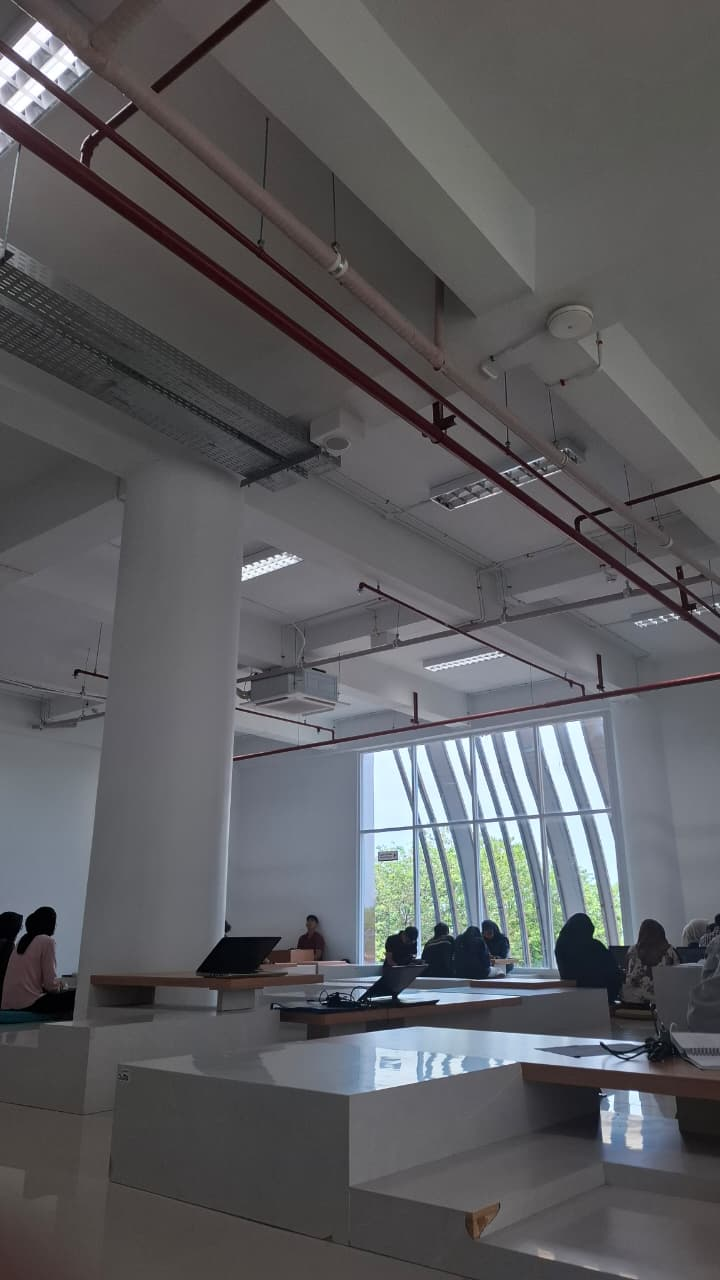
#> input picture lurus.jpeg, 720 x 1280 px
$ jupyter execute 'Pipeline Transformasi Geometrik untuk Aplikasi Registrasi Citra.ipynb'
#> lines starting #> are read from the running program, lines starting #| are printed output that depends on the picture
[cell 1]
import cv2
import numpy as np
import matplotlib.pyplot as plt
import time

[cell 2]
# ============================================================
# FUNGSI EVALUASI
# ============================================================

def mse(img1, img2):
    return np.mean((img1.astype("float") - img2.astype("float")) ** 2)

def psnr(img1, img2):
    mse_value = mse(img1, img2)
    if mse_value == 0:
        return 100
    return 20 * np.log10(255.0 / np.sqrt(mse_value))

def evaluate(original, transformed, name, comp_time):
    resized = cv2.resize(transformed, (original.shape[1], original.shape[0]))
    m = mse(original, resized)
    p = psnr(original, resized)

    print(f"{name}")
    print(f"MSE   : {m:.2f}")
    print(f"PSNR  : {p:.2f}")
    print(f"Waktu : {comp_time:.10f} detik")
    print("-"*50)

[cell 3]
# ============================================================
# LOAD CITRA
# ============================================================

img1 = cv2.imread("lurus.jpeg")
#> img1 is the input picture: shape (1280, 720, 3); mean B, G, R 94.7, 92, 91.7
img2 = cv2.imread("miring.jpeg")
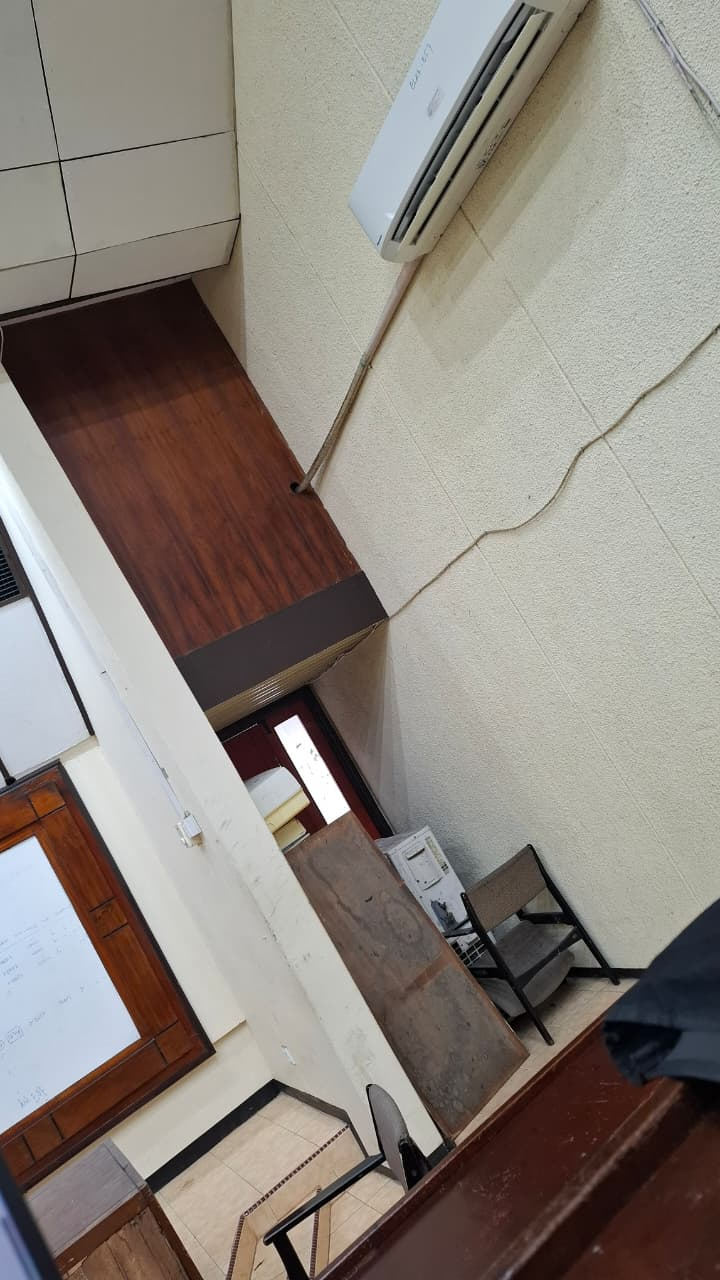
#> input picture miring.jpeg, 720 x 1280 px
#> img2 is the input picture: shape (1280, 720, 3); mean B, G, R 125, 132.2, 139.5

if img1 is None or img2 is None:
    print("Gambar tidak ditemukan!")
    exit()

img1 = cv2.cvtColor(img1, cv2.COLOR_BGR2RGB)
img2 = cv2.cvtColor(img2, cv2.COLOR_BGR2RGB)

h1, w1 = img1.shape[:2]
#> h1 = 1280; w1 = 720
h2, w2 = img2.shape[:2]
#> h2 = 1280; w2 = 720

[cell 4]
# ============================================================
# PARAMETER
# ============================================================

tx, ty = 80, 40
angle = 30
sx, sy = 0.7, 0.7

pts1 = np.float32([[50,50], [200,50], [50,300]])
pts2 = np.float32([[10,100], [200,50], [100,300]])

src_pts = np.float32([[100,50], [400,50], [80,600], [420,600]])
dst_pts = np.float32([[100,50], [400,50], [100,600], [400,600]])

[cell 5]
# ============================================================
# FUNGSI TRANSFORMASI
# ============================================================

def apply_transforms(img, w, h):

#> called with w = 720, h = 1280
    results = {}
    times = {}

    # Translasi
    start = time.time()
    T = np.array([[1, 0, tx],
                  [0, 1, ty]], dtype=np.float32)
    results["Translasi"] = cv2.warpAffine(img, T, (w, h))
    times["Translasi"] = time.time() - start

    # Rotasi
    start = time.time()
    theta = np.deg2rad(angle)
    cx, cy = w // 2, h // 2
#> cx = 360; cy = 640
    R = np.array([
        [np.cos(theta), -np.sin(theta), (1-np.cos(theta))*cx + np.sin(theta)*cy],
        [np.sin(theta),  np.cos(theta), (1-np.sin(theta))*cy - np.sin(theta)*cx]
    ], dtype=np.float32)
    results["Rotasi"] = cv2.warpAffine(img, R, (w, h))
    times["Rotasi"] = time.time() - start

    # Scaling
    start = time.time()
    S = np.array([[sx, 0, 0],
                  [0, sy, 0]], dtype=np.float32)
    results["Scaling"] = cv2.warpAffine(img, S, (int(w*sx), int(h*sy)))
    times["Scaling"] = time.time() - start

    # Affine
    start = time.time()
    M_affine = cv2.getAffineTransform(pts1, pts2)
    results["Affine"] = cv2.warpAffine(img, M_affine, (w, h))
    times["Affine"] = time.time() - start

    # Perspective (tanpa interpolasi khusus)
    start = time.time()
    M_persp = cv2.getPerspectiveTransform(src_pts, dst_pts)
    results["Perspective"] = cv2.warpPerspective(img, M_persp, (w, h))
    times["Perspective"] = time.time() - start

    return results, times

[cell 6]
# ============================================================
# TERAPKAN TRANSFORMASI
# ============================================================

results1, times1 = apply_transforms(img1, w1, h1)
#> results1 = 5 items; times1 = {'Translasi': 0.00618, 'Rotasi': 0.00629, 'Scaling': 0.00368, 'Affine': 0.00626, 'Perspective': 0.00942}
results2, times2 = apply_transforms(img2, w2, h2)
#> results2 = 5 items; times2 = {'Translasi': 0.00735, 'Rotasi': 0.00629, 'Scaling': 0.00352, 'Affine': 0.00586, 'Perspective': 0.0093}

[cell 7]
# ============================================================
# EVALUASI INTERNAL
# ============================================================

print("\n===== EVALUASI IMAGE 1 =====\n")
for name in results1:
    evaluate(img1, results1[name], name, times1[name])
#> this loop made 5 passes
#> (name, m in evaluate, p in evaluate) on passes 1 to 5: ('Translasi', 3016.8, 13.34), ('Rotasi', 4659.7, 11.45), ('Scaling', 62.61, 30.16), ('Affine', 4425.3, 11.67), ('Perspective', 2803, 13.65)
#> (printed output is left out)
#> pass 1, in evaluate, `resized = cv2.resize(transformed, (original.shape[1], original.shape[0..`:
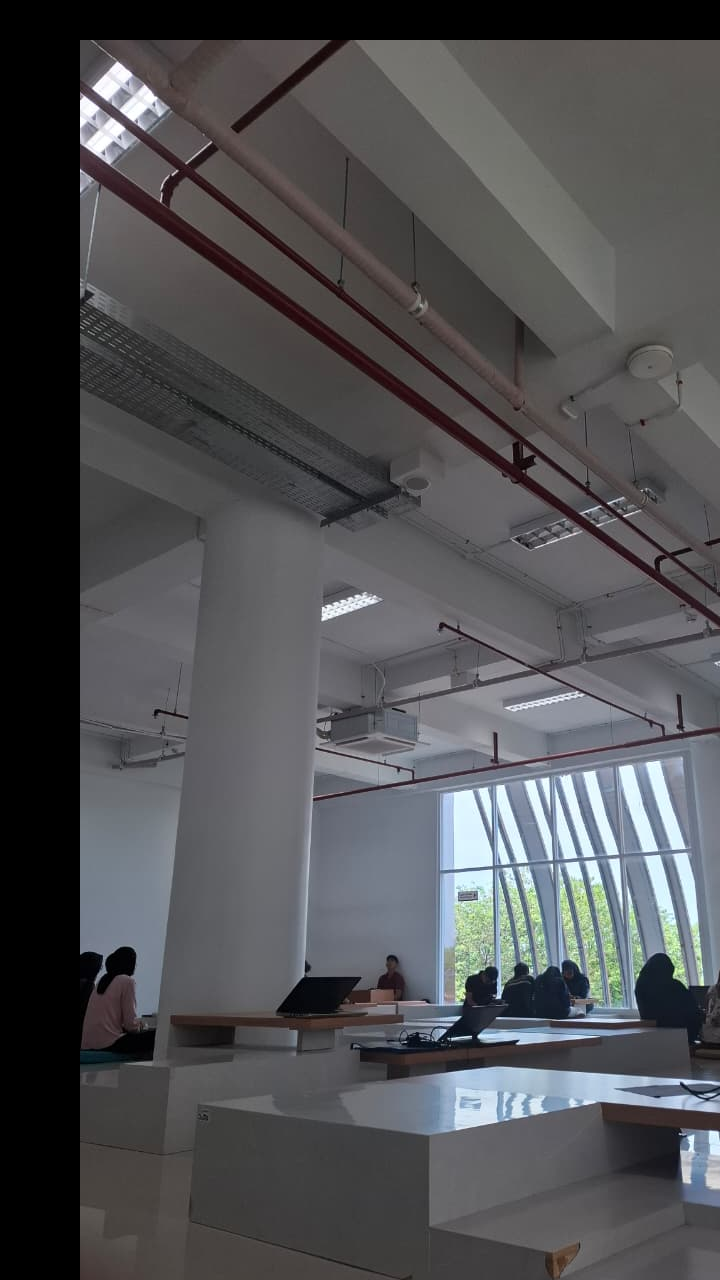
#> resized: shape (1280, 720, 3); mean R, G, B 80, 80.4, 82.8

print("\n===== EVALUASI IMAGE 2 =====\n")
for name in results2:
    evaluate(img2, results2[name], name, times2[name])
#> this loop made 5 passes
#> (name, m in evaluate, p in evaluate) on passes 1 to 5: ('Translasi', 7362.8, 9.46), ('Rotasi', 10655.3, 7.86), ('Scaling', 73.12, 29.49), ('Affine', 11533.3, 7.51), ('Perspective', 5723.7, 10.55)
#> (printed output is left out)
#> pass 1, in evaluate (call 6), `resized = cv2.resize(transformed, (original.shape[1], original.shape[0..`:
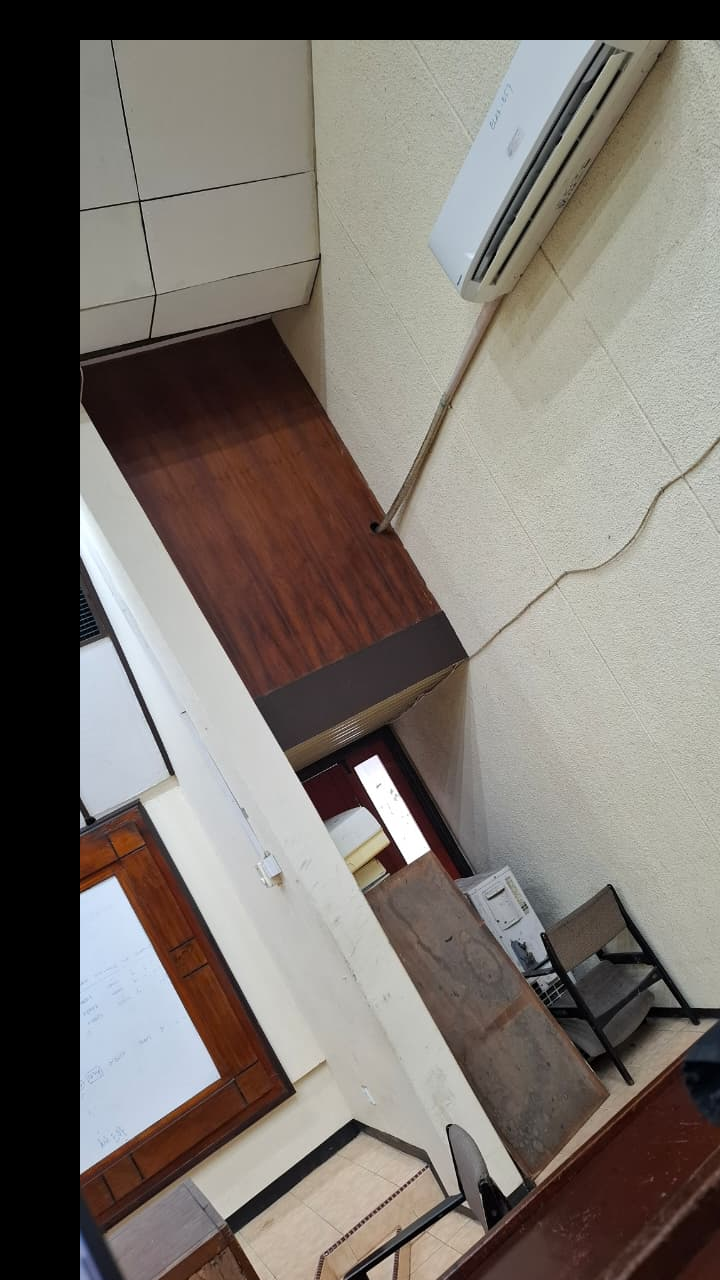
#> resized: shape (1280, 720, 3); mean R, G, B 121.1, 114.6, 108.4

[cell 8]
# ============================================================
# 🔥 INTERPOLASI HANYA PADA PERSPECTIVE
# ============================================================

methods = {
    "Nearest": cv2.INTER_NEAREST,
    "Bilinear": cv2.INTER_LINEAR,
    "Bicubic": cv2.INTER_CUBIC
}

print("\n===== INTERPOLASI PERSPECTIVE IMAGE 1 =====\n")
for name, method in methods.items():
    start = time.time()
    interp = cv2.warpPerspective(
        img1,
        cv2.getPerspectiveTransform(src_pts, dst_pts),
        (w1, h1),
        flags=method
    )
    evaluate(img1, interp, f"Perspective + {name}", time.time()-start)
#> this loop made 3 passes
#> (m in evaluate, p in evaluate) on passes 1 to 3: (2823.7, 13.62), (2803, 13.65), (2820.5, 13.63)
#| MSE   : 2823.69
#| PSNR  : 13.62
#| MSE   : 2803.05
#| PSNR  : 13.65
#| MSE   : 2820.50
#| PSNR  : 13.63


print("\n===== INTERPOLASI PERSPECTIVE IMAGE 2 =====\n")
for name, method in methods.items():
    start = time.time()
    interp = cv2.warpPerspective(
        img2,
        cv2.getPerspectiveTransform(src_pts, dst_pts),
        (w2, h2),
        flags=method
    )
    evaluate(img2, interp, f"Perspective + {name}", time.time()-start)
#> this loop made 3 passes
#> (m in evaluate, p in evaluate) on passes 1 to 3: (5755.2, 10.53), (5723.7, 10.55), (5746.2, 10.54)
#| MSE   : 5755.23
#| PSNR  : 10.53
#| MSE   : 5723.72
#| PSNR  : 10.55
#| MSE   : 5746.16
#| PSNR  : 10.54
#> pass 1, `interp = cv2.warpPerspective( img2, cv2.getPerspectiveTransform(src_pt..`:
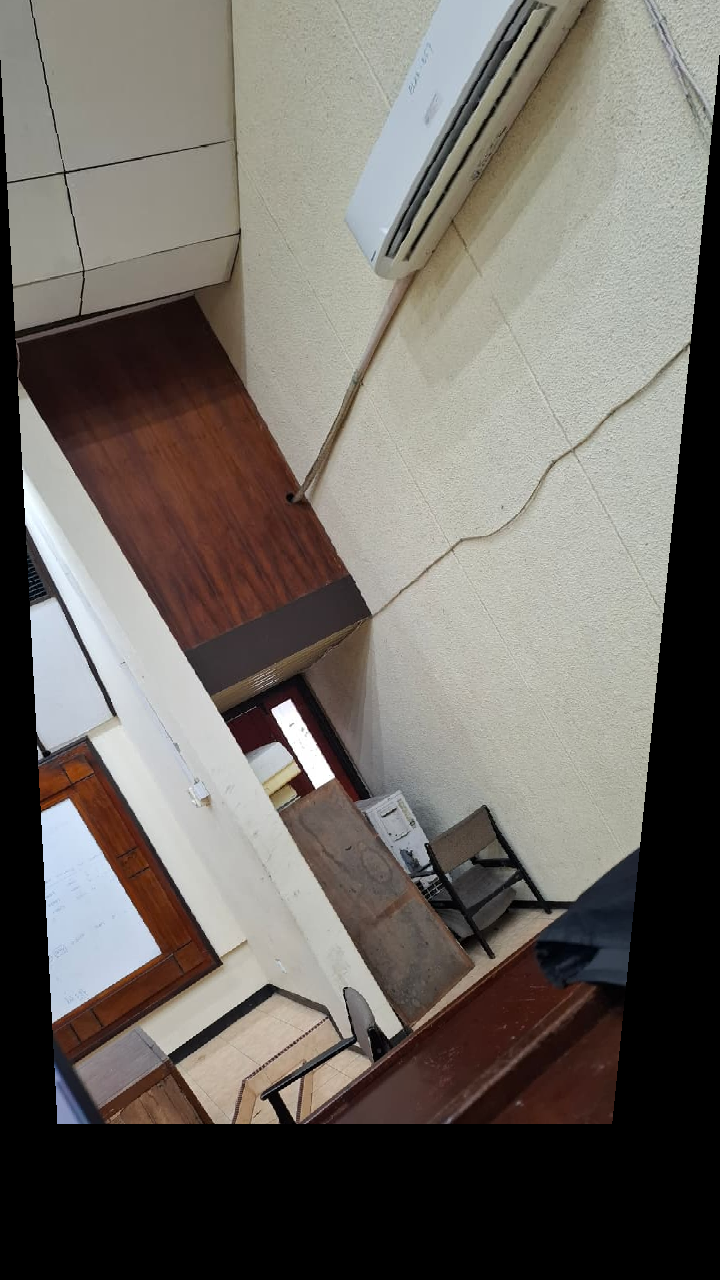
#> interp: shape (1280, 720, 3); mean R, G, B 111.4, 106.4, 100.3

[cell 9]
# ============================================================
# TRANSFORMASI SILANG (DALAM DETIK - PRESISI TINGGI)
# ============================================================

print("\n===== TRANSFORMASI IMAGE1 vs ASLI IMAGE2 =====\n")
for key in results1.keys():
    start = time.perf_counter()

    img1_t = cv2.resize(results1[key], (w2, h2))
    m = mse(img2, img1_t)
    p = psnr(img2, img1_t)

    comp_time = time.perf_counter() - start  # dalam detik

    print(f"{key} (Img1 -> Asli Img2)")
    print(f"MSE   : {m:.2f}")
    print(f"PSNR  : {p:.2f}")
    print(f"Waktu : {comp_time:.10f} detik")
    print("-"*50)
#> this loop made 5 passes
#> (key, m, mse_value in psnr, p) on passes 1 to 5: ('Translasi', 9199.6, 9199.6, 8.49), ('Rotasi', 11096.6, 11096.6, 7.68), ('Scaling', 6570.5, 6570.5, 9.95), ('Affine', 11039.4, 11039.4, 7.7), ('Perspective', 9075.4, 9075.4, 8.55)
#> (printed output is left out)


print("\n===== TRANSFORMASI IMAGE2 vs ASLI IMAGE1 =====\n")
for key in results2.keys():
    start = time.perf_counter()

    img2_t = cv2.resize(results2[key], (w1, h1))
    m = mse(img1, img2_t)
    p = psnr(img1, img2_t)

    comp_time = time.perf_counter() - start  # dalam detik

    print(f"{key} (Img2 -> Asli Img1)")
    print(f"MSE   : {m:.2f}")
    print(f"PSNR  : {p:.2f}")
    print(f"Waktu : {comp_time:.10f} detik")
    print("-"*50)
#> this loop made 5 passes
#> (key, m, mse_value in psnr, p) on passes 1 to 5: ('Translasi', 6840.4, 6840.4, 9.78), ('Rotasi', 7039, 7039, 9.66), ('Scaling', 6541.1, 6541.1, 9.97), ('Affine', 6490.2, 6490.2, 10.01), ('Perspective', 6797.5, 6797.5, 9.81)
#> (printed output is left out)

[cell 10]
# ============================================================
# VISUALISASI
# ============================================================

plt.figure(figsize=(18,10))

# IMAGE 1
plt.subplot(2,6,1); plt.imshow(img1); plt.title("Image1 Asli"); plt.axis("off")
plt.subplot(2,6,2); plt.imshow(results1["Translasi"]); plt.title("Img1 Translasi"); plt.axis("off")
plt.subplot(2,6,3); plt.imshow(results1["Rotasi"]); plt.title("Img1 Rotasi"); plt.axis("off")
plt.subplot(2,6,4); plt.imshow(results1["Scaling"]); plt.title("Img1 Scaling"); plt.axis("off")
plt.subplot(2,6,5); plt.imshow(results1["Affine"]); plt.title("Img1 Affine"); plt.axis("off")
plt.subplot(2,6,6); plt.imshow(results1["Perspective"]); plt.title("Img1 Perspective"); plt.axis("off")

# IMAGE 2
plt.subplot(2,6,7); plt.imshow(img2); plt.title("Image2 Asli"); plt.axis("off")
plt.subplot(2,6,8); plt.imshow(results2["Translasi"]); plt.title("Img2 Translasi"); plt.axis("off")
plt.subplot(2,6,9); plt.imshow(results2["Rotasi"]); plt.title("Img2 Rotasi"); plt.axis("off")
plt.subplot(2,6,10); plt.imshow(results2["Scaling"]); plt.title("Img2 Scaling"); plt.axis("off")
plt.subplot(2,6,11); plt.imshow(results2["Affine"]); plt.title("Img2 Affine"); plt.axis("off")
plt.subplot(2,6,12); plt.imshow(results2["Perspective"]); plt.title("Img2 Perspective"); plt.axis("off")

plt.tight_layout()
plt.show()
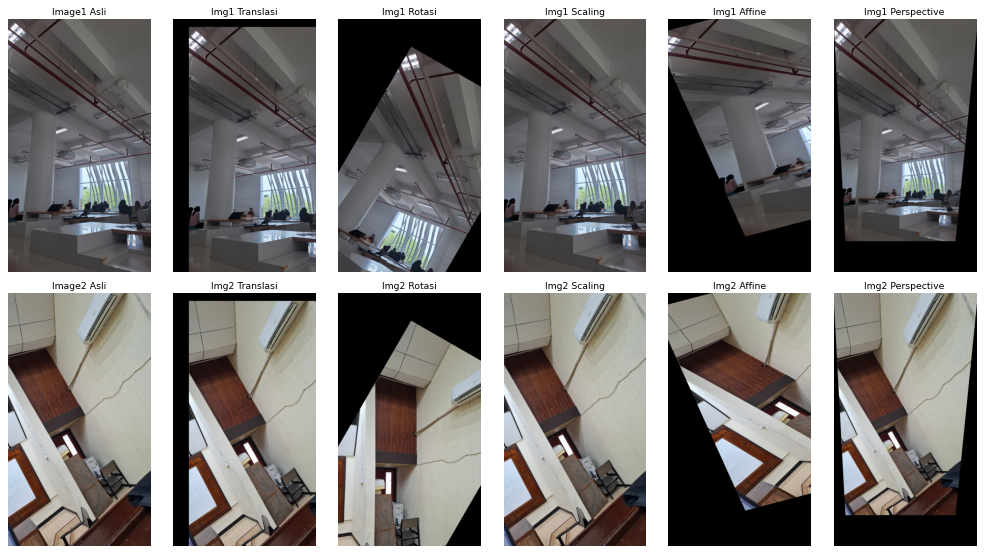
#> figure drawn by matplotlib, 12 panels
